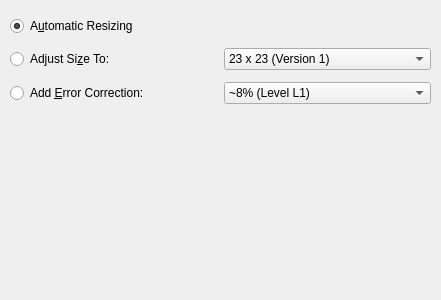
<?xml version="1.0" encoding="UTF-8"?>
<ui version="4.0">
 <class>grpHX</class>
 <widget class="QWidget" name="grpHX">
  <property name="geometry">
   <rect>
    <x>0</x>
    <y>0</y>
    <width>441</width>
    <height>300</height>
   </rect>
  </property>
  <property name="windowTitle">
   <string>Form</string>
  </property>
  <widget class="QWidget" name="layoutWidget">
   <property name="geometry">
    <rect>
     <x>10</x>
     <y>10</y>
     <width>421</width>
     <height>100</height>
    </rect>
   </property>
   <layout class="QGridLayout" name="gridLayout">
    <item row="0" column="0">
     <widget class="QRadioButton" name="radHXAuto">
      <property name="text">
       <string>A&amp;utomatic Resizing</string>
      </property>
      <property name="checked">
       <bool>true</bool>
      </property>
     </widget>
    </item>
    <item row="1" column="0">
     <widget class="QRadioButton" name="radHXSize">
      <property name="text">
       <string>Adjust Si&amp;ze To:</string>
      </property>
     </widget>
    </item>
    <item row="1" column="1">
     <widget class="QComboBox" name="cmbHXSize">
      <property name="enabled">
       <bool>true</bool>
      </property>
      <item>
       <property name="text">
        <string>23 x 23 (Version 1)</string>
       </property>
      </item>
      <item>
       <property name="text">
        <string>25 x 25 (Version 2)</string>
       </property>
      </item>
      <item>
       <property name="text">
        <string>27 x 27 (Version 3)</string>
       </property>
      </item>
      <item>
       <property name="text">
        <string>29 x 29 (Version 4)</string>
       </property>
      </item>
      <item>
       <property name="text">
        <string>31 x 31 (Version 5)</string>
       </property>
      </item>
      <item>
       <property name="text">
        <string>33 x 33 (Version 6)</string>
       </property>
      </item>
      <item>
       <property name="text">
        <string>35 x 35 (Version 7)</string>
       </property>
      </item>
      <item>
       <property name="text">
        <string>37 x 37 (Version 8)</string>
       </property>
      </item>
      <item>
       <property name="text">
        <string>39 x 39 (Version 9)</string>
       </property>
      </item>
      <item>
       <property name="text">
        <string>41 x 41 (Version 10)</string>
       </property>
      </item>
      <item>
       <property name="text">
        <string>43 x 43 (Version 11)</string>
       </property>
      </item>
      <item>
       <property name="text">
        <string>45 x 45 (Version 12)</string>
       </property>
      </item>
      <item>
       <property name="text">
        <string>47 x 47 (Version 13)</string>
       </property>
      </item>
      <item>
       <property name="text">
        <string>49 x 49 (Version 14)</string>
       </property>
      </item>
      <item>
       <property name="text">
        <string>51 x 51 (Version 15)</string>
       </property>
      </item>
      <item>
       <property name="text">
        <string>53 x 53 (Version 16)</string>
       </property>
      </item>
      <item>
       <property name="text">
        <string>55 x 55 (Version 17)</string>
       </property>
      </item>
      <item>
       <property name="text">
        <string>57 x 57 (Version 18)</string>
       </property>
      </item>
      <item>
       <property name="text">
        <string>59 x 59 (Version 19)</string>
       </property>
      </item>
      <item>
       <property name="text">
        <string>61 x 61 (Version 20)</string>
       </property>
      </item>
      <item>
       <property name="text">
        <string>63 x 63 (Version 21)</string>
       </property>
      </item>
      <item>
       <property name="text">
        <string>65 x 65 (Version 22)</string>
       </property>
      </item>
      <item>
       <property name="text">
        <string>67 x 67 (Version 23)</string>
       </property>
      </item>
      <item>
       <property name="text">
        <string>69 x 69 (Version 24)</string>
       </property>
      </item>
      <item>
       <property name="text">
        <string>71 x 71 (Version 25)</string>
       </property>
      </item>
      <item>
       <property name="text">
        <string>73 x 73 (Version 26)</string>
       </property>
      </item>
      <item>
       <property name="text">
        <string>75 x 75 (Version 27)</string>
       </property>
      </item>
      <item>
       <property name="text">
        <string>77 x 77 (Version 28)</string>
       </property>
      </item>
      <item>
       <property name="text">
        <string>79 x 79 (Version 29)</string>
       </property>
      </item>
      <item>
       <property name="text">
        <string>81 x 81 (Version 30)</string>
       </property>
      </item>
      <item>
       <property name="text">
        <string>83 x 83 (Version 31)</string>
       </property>
      </item>
      <item>
       <property name="text">
        <string>85 x 85 (Version 32)</string>
       </property>
      </item>
      <item>
       <property name="text">
        <string>87 x 87 (Version 33)</string>
       </property>
      </item>
      <item>
       <property name="text">
        <string>89 x 89 (Version 34)</string>
       </property>
      </item>
      <item>
       <property name="text">
        <string>91 x 91 (Version 35)</string>
       </property>
      </item>
      <item>
       <property name="text">
        <string>93 x 93 (Version 36)</string>
       </property>
      </item>
      <item>
       <property name="text">
        <string>95 x 95 (Version 37)</string>
       </property>
      </item>
      <item>
       <property name="text">
        <string>97 x 97 (Version 38)</string>
       </property>
      </item>
      <item>
       <property name="text">
        <string>99 x 99 (Version 39)</string>
       </property>
      </item>
      <item>
       <property name="text">
        <string>101 x 101 (Version 40)</string>
       </property>
      </item>
      <item>
       <property name="text">
        <string>103 x 103 (Version 41)</string>
       </property>
      </item>
      <item>
       <property name="text">
        <string>105 x 105 (Version 42)</string>
       </property>
      </item>
      <item>
       <property name="text">
        <string>107 x 107 (Version 43)</string>
       </property>
      </item>
      <item>
       <property name="text">
        <string>109 x 109 (Version 44)</string>
       </property>
      </item>
      <item>
       <property name="text">
        <string>111 x 111 (Version 45)</string>
       </property>
      </item>
      <item>
       <property name="text">
        <string>113 x 113 (Version 46)</string>
       </property>
      </item>
      <item>
       <property name="text">
        <string>115 x 115 (Version 47)</string>
       </property>
      </item>
      <item>
       <property name="text">
        <string>117 x 117 (Version 48)</string>
       </property>
      </item>
      <item>
       <property name="text">
        <string>119 x 119 (Version 49)</string>
       </property>
      </item>
      <item>
       <property name="text">
        <string>121 x 121 (Version 50)</string>
       </property>
      </item>
      <item>
       <property name="text">
        <string>123 x 123 (Version 51)</string>
       </property>
      </item>
      <item>
       <property name="text">
        <string>125 x 125 (Version 52)</string>
       </property>
      </item>
      <item>
       <property name="text">
        <string>127 x 127 (Version 53)</string>
       </property>
      </item>
      <item>
       <property name="text">
        <string>129 x 129 (Version 54)</string>
       </property>
      </item>
      <item>
       <property name="text">
        <string>131 x 131 (Version 55)</string>
       </property>
      </item>
      <item>
       <property name="text">
        <string>133 x 133 (Version 56)</string>
       </property>
      </item>
      <item>
       <property name="text">
        <string>135 x 135 (Version 57)</string>
       </property>
      </item>
      <item>
       <property name="text">
        <string>137 x 137 (Version 58)</string>
       </property>
      </item>
      <item>
       <property name="text">
        <string>139 x 139 (Version 59)</string>
       </property>
      </item>
      <item>
       <property name="text">
        <string>141 x 141 (Version 60)</string>
       </property>
      </item>
      <item>
       <property name="text">
        <string>143 x 143 (Version 61)</string>
       </property>
      </item>
      <item>
       <property name="text">
        <string>145 x 145 (Version 62)</string>
       </property>
      </item>
      <item>
       <property name="text">
        <string>147 x 147 (Version 63)</string>
       </property>
      </item>
      <item>
       <property name="text">
        <string>149 x 149 (Version 64)</string>
       </property>
      </item>
      <item>
       <property name="text">
        <string>151 x 151 (Version 65)</string>
       </property>
      </item>
      <item>
       <property name="text">
        <string>153 x 153 (Version 66)</string>
       </property>
      </item>
      <item>
       <property name="text">
        <string>155 x 155 (Version 67)</string>
       </property>
      </item>
      <item>
       <property name="text">
        <string>157 x 157 (Version 68)</string>
       </property>
      </item>
      <item>
       <property name="text">
        <string>159 x 159 (Version 69)</string>
       </property>
      </item>
      <item>
       <property name="text">
        <string>161 x 161 (Version 70)</string>
       </property>
      </item>
      <item>
       <property name="text">
        <string>163 x 163 (Version 71)</string>
       </property>
      </item>
      <item>
       <property name="text">
        <string>165 x 165 (Version 72)</string>
       </property>
      </item>
      <item>
       <property name="text">
        <string>167 x 167 (Version 73)</string>
       </property>
      </item>
      <item>
       <property name="text">
        <string>169 x 169 (Version 74)</string>
       </property>
      </item>
      <item>
       <property name="text">
        <string>171 x 171 (Version 75)</string>
       </property>
      </item>
      <item>
       <property name="text">
        <string>173 x 173 (Version 76)</string>
       </property>
      </item>
      <item>
       <property name="text">
        <string>175 x 175 (Version 77)</string>
       </property>
      </item>
      <item>
       <property name="text">
        <string>177 x 177 (Version 78)</string>
       </property>
      </item>
      <item>
       <property name="text">
        <string>179 x 179 (Version 79)</string>
       </property>
      </item>
      <item>
       <property name="text">
        <string>181 x 181 (Version 80)</string>
       </property>
      </item>
      <item>
       <property name="text">
        <string>183 x 183 (Version 81)</string>
       </property>
      </item>
      <item>
       <property name="text">
        <string>185 x 185 (Version 82)</string>
       </property>
      </item>
      <item>
       <property name="text">
        <string>187 x 187 (Version 83)</string>
       </property>
      </item>
      <item>
       <property name="text">
        <string>189 x 189 (Version 84)</string>
       </property>
      </item>
     </widget>
    </item>
    <item row="2" column="0">
     <widget class="QRadioButton" name="radHXECC">
      <property name="text">
       <string>Add &amp;Error Correction:</string>
      </property>
     </widget>
    </item>
    <item row="2" column="1">
     <widget class="QComboBox" name="cmbHXECC">
      <property name="enabled">
       <bool>true</bool>
      </property>
      <item>
       <property name="text">
        <string>~8% (Level L1)</string>
       </property>
      </item>
      <item>
       <property name="text">
        <string>~15% (Level L2)</string>
       </property>
      </item>
      <item>
       <property name="text">
        <string>~23% (Level L3)</string>
       </property>
      </item>
      <item>
       <property name="text">
        <string>~30% (Level L4)</string>
       </property>
      </item>
     </widget>
    </item>
   </layout>
  </widget>
 </widget>
 <resources/>
 <connections/>
</ui>
